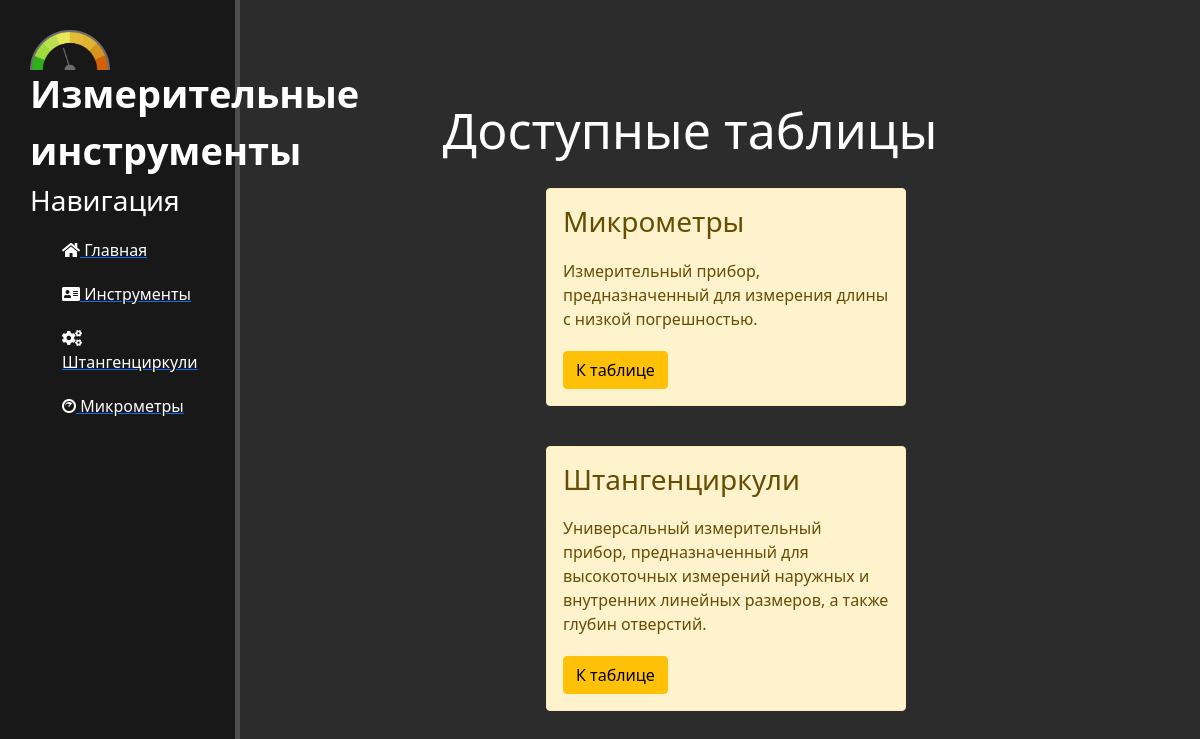
Screenshot of /instruments/ with the database file from the repository.
### instruments/models.py (models this page shows, shortened)
class Instruments(models.Model):
    title = models.CharField('Название', max_length=50, default='')
    anons = models.CharField('Описание', max_length=250, default='')
    count = models.IntegerField('Количество на предприятии')
    class Meta:
        verbose_name = 'Инструмент'
        verbose_name_plural = 'Инструменты'

### instruments/views.py (the view)
# urls.py: path('', views.instruments_home, name='instruments_home'),
def instruments_home(request):
    instruments = Instruments.objects.order_by('title')
    return render(request, 'instruments/instruments_home.html', {'instruments': instruments})

### instruments/templates/instruments/instruments_home.html (shortened to what this page needs)
{% extends 'main/layout.html' %}
{% block content %}
    <div class="features">
        <h1>Доступные таблицы</h1>
        {% if instruments %}
        {% for el in instruments %}
            <div class="alert alert-warning">
                <h3>{{ el.title }}</h3>
                <p>{{ el.anons }}</p>
                {% if el.title == "Микрометры" %}
                <a href="{% url 'micrometers' %}"><button class="btn btn-warning">К таблице</button></a>
                {% else %}
                <a href="{% url 'calipers' %}"><button class="btn btn-warning">К таблице</button></a>
                {% endif %}
            </div>
        {% endfor %}
        {% else %}
            <p>Нет данных о таблицах</p>
        {% endif %}
    </div>
{% endblock %}

### main/static/main/css/main.css (style rules this page uses)
body { background: #2c2c2c; }
main .features { float: left; color: #fff; margin-top: 100px; text-align: center; width: 75%; }
main .features h1 { font-size: 50px; }
main .features p { max-width: 400px; margin: 20px auto; }
.alert-warning { float: left; clear: both; width: 40%; margin: 20px 34%; text-align: left; }

### rows the page displays
Instruments: title "Микрометры", anons "Измерительный прибор, предназначенный для измерения длины с низкой погрешностью.", shows "К таблице"
Instruments: title "Штангенциркули", anons "Универсальный измерительный прибор, предназначенный для высокоточных измерений наружных и внутренних линейных размеров, а также глубин отверстий.", shows "К таблице"
